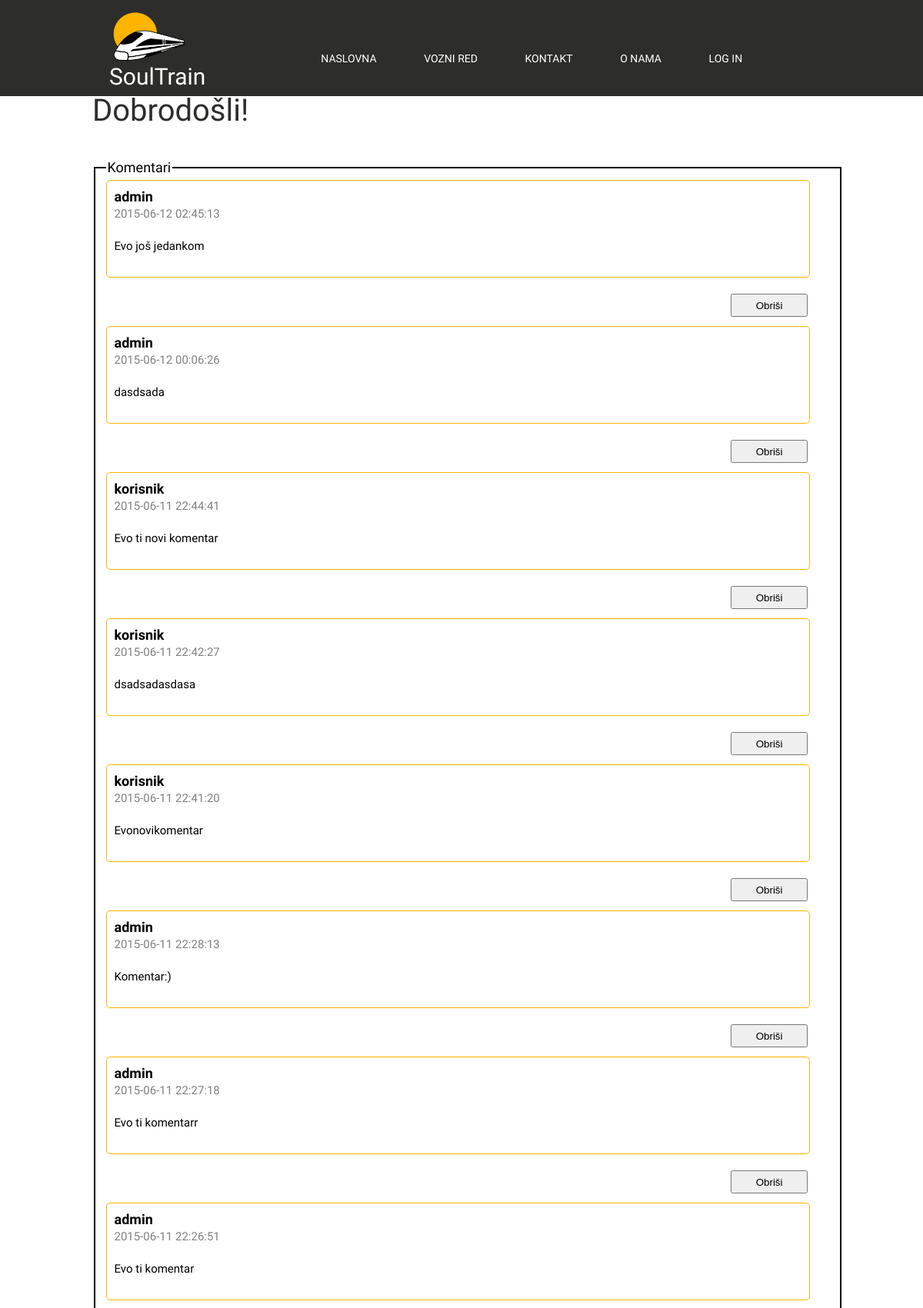
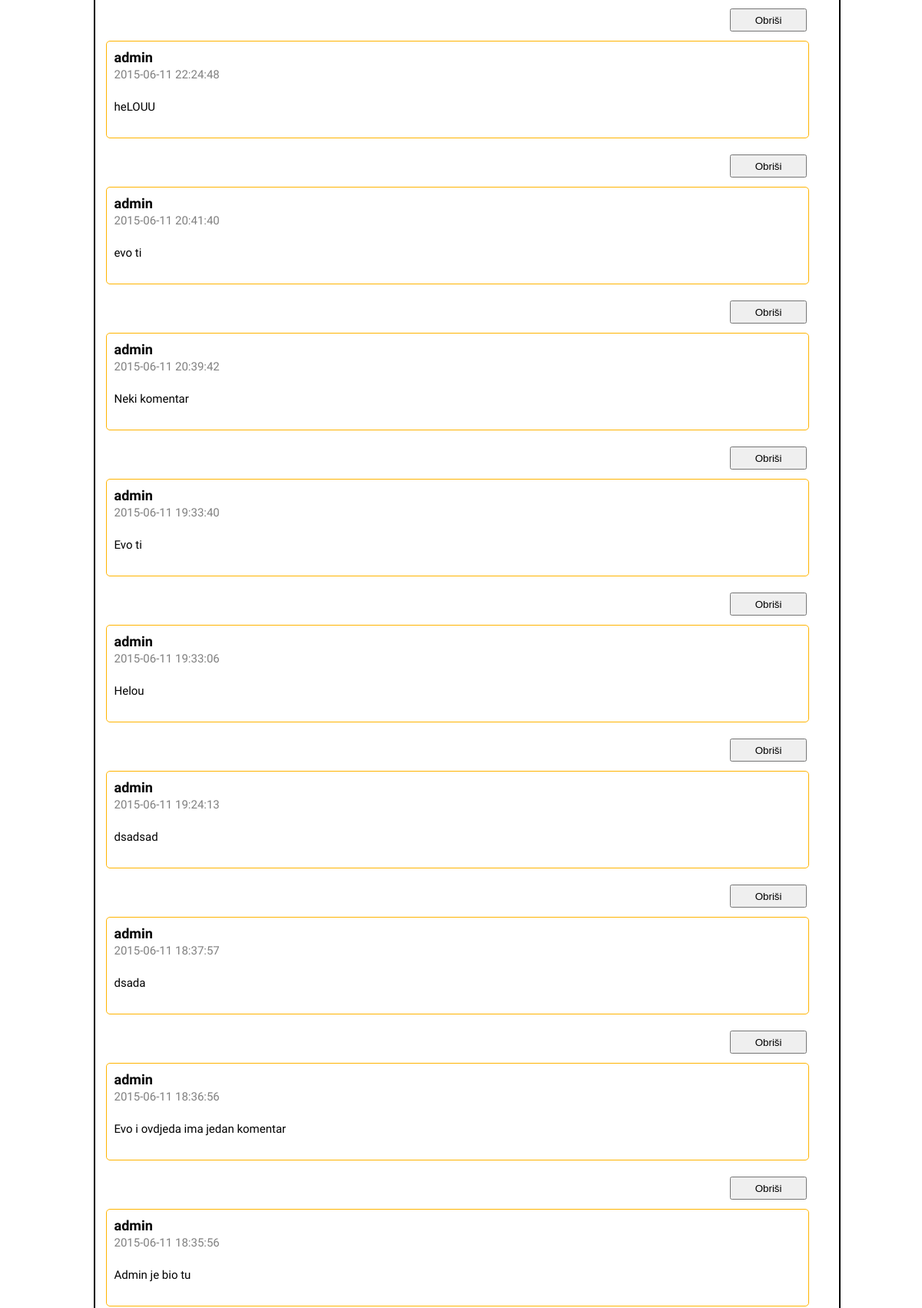
The page /admin_login_OK_.php (upper part) on the database its author committed (2 pictures, top to bottom).
### tables this page shows
CREATE TABLE IF NOT EXISTS `komentar` (
  `id` int(11) NOT NULL AUTO_INCREMENT,
  `autor` varchar(20) NOT NULL,
  `email` varchar(50) DEFAULT NULL,
  `tekst` text NOT NULL,
  `datum` timestamp NOT NULL DEFAULT CURRENT_TIMESTAMP ON UPDATE CURRENT_TIMESTAMP,
  `vijest` int(11) NOT NULL,
  PRIMARY KEY (`id`),
  KEY `vijest` (`vijest`),
  KEY `autor` (`autor`)
);

### admin_login_OK.php (the view, shortened to what this page needs)
<?php
	try
	{
		$veza = new PDO("mysql:dbname=tut9;host=localhost;charset=utf8", "root", "root");
		$veza->exec("set names utf8");
	}
	catch (PDOException $ex)
	{
		die('Greška kod povezivanja s bazom');
	}
	$sve_vijesti_query = $veza->query("SELECT * FROM vijest ORDER BY datum DESC");
	$svi_komentari_query = $veza->query("SELECT * FROM komentar ORDER BY datum DESC");
	$svi_korisnici_query = $veza->query("SELECT * FROM admin ORDER BY id DESC");
	$sve_vijesti = $svi_komentari = $svi_korisnici = array();
	foreach ($sve_vijesti_query as $vijest) {
		$_vijest =
		$_vijest = '<div id="kom">
		      			<strong>'.$vijest['naslov'].'</strong><br>
			    		<small id="kom_datum">'.$vijest['datum'].'</small><br>
			    		<small id="kom_datum">'.$vijest['autor'].'</small><br><br>
			    		<img class = "article-pic" src="getImage.php?id='.$vijest['id'].'" alt="nema slike"><br>
			      		<small>'.$vijest['tekst'].'</small><br>
			      		<small>'.$vijest['detaljno'].'</small><br><br>
			      		<form id="formica" action="admin_login_OK_.php" method="post">
			      			<input type="hidden" name="pk" value="'.$vijest['id'].'">
			      			<button id="batnObrisi" type="submit" name="buttonObrisiVijest">Obriši</button><br><br>
	       					<input type="text" name="aut" placeholder="Autor">
	       					<input type="text" name="nasl" placeholder="Naslov"><br><br>
	       					<textarea rows="5" cols="50" name="txt" placeholder="Vijest"></textarea><br>
	       					<textarea rows="5" cols="50" name="det" placeholder="Detaljno"></textarea><br>
	       					<button id="batnDodajIzmijeni" type="submit" name="buttonIzmijeniVijest">Izmijeni</button><br><br>
	       				</form>
	       			</div>
	       			<br>';
	    array_push($sve_vijesti, $_vijest);
	}
	$forma_za_dodavanje_vijesti = '<div id="kom">
	    						<strong>Dodaj novu vijest</strong><br><br>
			      				<form id="formica" action="admin_login_OK_.php" method="post">
			      					<input type="hidden" name="pk" value="'.$vijest['id'].'">
	       							<input type="text" name="aut" placeholder="Autor">
	       							<input type="text" name="nasl" placeholder="Naslov"><br><br>
	       							<textarea rows="5" cols="50" name="txt" placeholder="Vijest"></textarea><br>
	       							<textarea rows="5" cols="50" name="det" placeholder="Detaljno"></textarea><br>
	       							<button id="batnDodajIzmijeni" type="submit" name="buttonDodajVijest">Dodaj</button><br><br>
	       						</form>
	       					</div>
	       					<br>';
	array_push($sve_vijesti, $forma_za_dodavanje_vijesti);
	foreach ($svi_komentari_query as $komentar) {
		$_komentar = '<div id="kom">
		      			<strong>'.$komentar['autor'].'</strong><br>
			    		<small id="kom_datum">'.$komentar['datum'].'</small><br><br>
			      		<small>'.$komentar['tekst'].'</small><br><br>
	       			</div><br>
	       			<form action="admin_login_OK_.php" method="post">
	       				<input type="hidden" name="pk" value="'.$komentar['id'].'">
	       				<button id="batnObrisi" type="submit" name="buttonObrisiKom">Obriši</button>
	       			</form>
	       			<br><br>';
	    array_push($svi_komentari, $_komentar);
	}
	foreach ($svi_korisnici_query as $admin) {
		$_korisnik = '<div id="kom">
		      			<strong> Username: '.$admin['username'].'</strong><br>
			    		<strong>Password: '.$admin['password'].'</strong><br><br>
			      		<small>Email: '.$admin['email'].'</small><br><br>
	       			<form action="admin_login_OK_.php" method="post">
	       				<input type="hidden" name="pk" value="'.$admin['id'].'">
	       				<button id="batnObrisi" type="submit" name="buttonObrisiKor">Obriši</button><br>
	       				<input type="text" name="usr" placeholder="Username"><br><br>
	       				<input type="text" name="eml" placeholder="Email"><br><br>
	       				<input type="text" name="pas" placeholder="Password"><br><br>
	       				<button id="batnDodajIzmijeni" type="submit" name="buttonIzmijeniKor">Izmijeni</button><br><br>
	       			</form>
	       			</div>
	       			<br>';
	    array_push($svi_korisnici, $_korisnik);
	}
	$forma_za_dodavanje_kor = '<div id="kom">
								<strong>Dodajte novog korisnika</strong><br><br>
	       						<form action="admin_login_OK_.php" method="post">
	       							<input type="hidden" name="pk" value="'.$admin['id'].'">
				       				<input type="text" name="usr" placeholder="Username"><br><br>
				       				<input type="text" name="eml" placeholder="Email"><br><br>
				       				<input type="text" name="pas" placeholder="Password"><br><br>
				       				<button id="batnDodajIzmijeni" type="submit" name="buttonDodajKor">Dodaj</button><br>
				       			</form>
				       			<br>';
	array_push($svi_korisnici, $forma_za_dodavanje_kor);
	$bb ='<div>
			<fieldset id="komentar_fs">
				<legend>Komentari</legend>
				'.implode('',$svi_komentari).'
			</fieldset><br><br>
			<fieldset id="korisnici_fs">
				<legend>Korisnici</legend>
				'.implode('',$svi_korisnici).'
			</fieldset><br><br>
			<fieldset id="novosti_fs">
				<legend>Novosti</legend>
				'.implode('',$sve_vijesti).'
			</fieldset>
		</div>';
 $bla=$bb;
?>

### admin_login_OK_.php (shortened to what this page needs)
<!DOCTYPE HTML PUBLIC "-//W3C//DTD HTML 4.01//EN">
<html>
    <head>
        <link rel="stylesheet" type="text/css" href="style.css">
    </head>
    <div class="menu">
        <a class="logo" href="#" onClick = "funkcijaHome()"><img src="slike/logo.png" alt="Logo">SoulTrain</a>
        <ul>
            <li><a href="#" onClick = "funkcijaHome()">NASLOVNA</a></li>
            <li><a href="#" onClick = "funkcijaRoutes()">VOZNI RED</a></li>
            <li><a href="#" onClick = "funkcijaContact()">KONTAKT</a></li>
            <li><a href="#" onClick = "funkcijaAbout()">O NAMA</a></li>
            <li><a href="#" onClick = "funkcijaAdminPanel()">LOG IN</a><li>
        </ul>
    </div>
    <?php include 'admin_login_OK.php'; ?>
    <div id= "tijelo">
        <body>
            <div class="content">
                <p>Dobrodošli!</p>
            	<?php
                    echo $bla;
                ?>
    		</div>
        </body>
    </div>
</html>

### style.css (style rules this page uses)
body { margin: 0; padding: 0; background-color: white; }
.menu { background-color: #2D2D2B; height: 40px; width: 100%; margin: 0px auto; position: fixed; top: 0px; }
.logo { display: inline-block; float: left; margin: 1%; padding-left: 130px; height: 128px; width: auto; position: absolute; font-family: 'Dancing Script', cursive; font-size: 30px; }
.logo img { display: block; height: 70px; }
.menu ul { list-style: none; background-color: #2D2D2B; text-align: center; padding-left: 20%; }
.menu li { font-family: 'Roboto Condensed', sans-serif; font-size: 14px; line-height: 120px; margin: 3%; margin-top: 0px; display: inline-block; }
.menu li a { display: block; height: 80px; }
.menu a { text-decoration: none; color: white; display: block; transition: .3s color; }
.content { background-color: white; margin: 10%; width: 80%; background-position: center; height: auto; }
.content p { font-family: 'Roboto Condensed', sans-serif; color: #2D2D2B; font-size: 40px; }
#tree ul,li { list-style-image: url(slike/list-style-triangle.png); }
#kom { border-radius: 5px; border: 1px solid #FFB400; padding: 10px; width: 95%; height: auto; }
#kom_datum { color: grey; }
#korisnici_fs,#komentar_fs, #novosti_fs { width: 98%; border: 2px solid black; font-size: 18px; font-family: 'Droid Sans', sans-serif; }
#batnObrisi { float: right; margin-right: 3%; }
#batnDodajIzmijeni, #batnObrisi { height: 30px; width: 100px; }

### rows shown on the page
komentar: autor "admin", datum "2015-06-12 02:45:13", tekst "Evo još jedankom"
komentar: autor "admin", datum "2015-06-12 00:06:26", tekst "dasdsada"
komentar: autor "korisnik", datum "2015-06-11 22:44:41", tekst "Evo ti novi komentar"
komentar: autor "korisnik", datum "2015-06-11 22:42:27", tekst "dsadsadasdasa"
komentar: autor "korisnik", datum "2015-06-11 22:41:20", tekst "Evonovikomentar"
komentar: autor "admin", datum "2015-06-11 22:28:13", tekst "Komentar:)"
komentar: autor "admin", datum "2015-06-11 22:27:18", tekst "Evo ti komentarr"
komentar: autor "admin", datum "2015-06-11 22:26:51", tekst "Evo ti komentar"
komentar: autor "admin", datum "2015-06-11 22:24:48", tekst "heLOUU"
komentar: autor "admin", datum "2015-06-11 20:41:40", tekst "evo ti"
komentar: autor "admin", datum "2015-06-11 20:39:42", tekst "Neki komentar"
komentar: autor "admin", datum "2015-06-11 19:33:40", tekst "Evo ti"
komentar: autor "admin", datum "2015-06-11 19:33:06", tekst "Helou"
komentar: autor "admin", datum "2015-06-11 19:24:13", tekst "dsadsad"
komentar: autor "admin", datum "2015-06-11 18:37:57", tekst "dsada"
komentar: autor "admin", datum "2015-06-11 18:36:56", tekst "Evo i ovdjeda ima jedan komentar"
komentar: autor "admin", datum "2015-06-11 18:35:56", tekst "Admin je bio tu"
